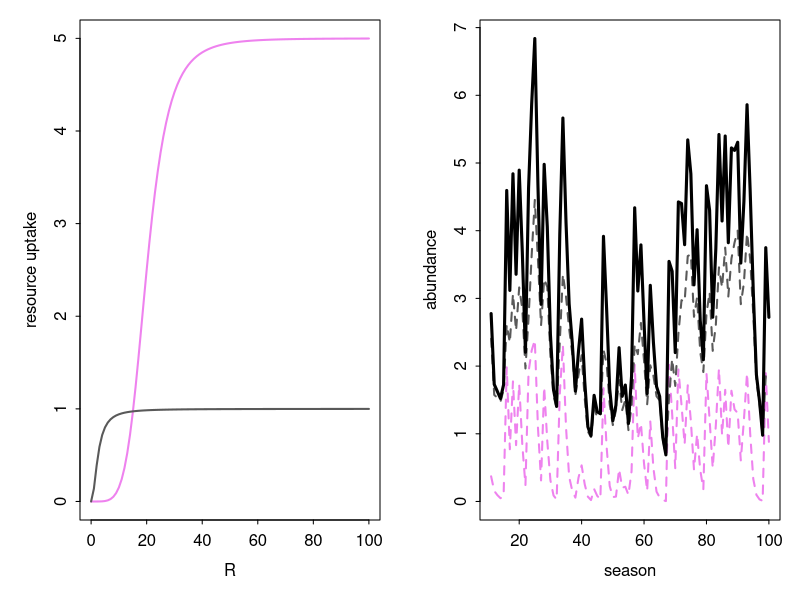

The R source for this figure:
##  Semi-discrete relative nonlinearity model of two species 
##    coexisting on one essential resource                

##  Authors:  Andrew Tredennick, Peter Adler, and Fred Adler
##  Email:    atredenn@gmail.com
##  Date:     3.19.2015
##  Update:   4.2.2015  -- Implements looping over odSolve for seasons.
##                      -- Makes resource uptake a Hill function, and a
##                         function that can be called within the model.
##                      -- Includes option for a temporally autocorrelated
##                         resource pulse function.
##                      -- Adds 'Rstart' variable to saved output to track
##                         initial condition of resource for each season.
##  Update:   4.8.2015  -- Adds allocation parameter (a) that continuously
##                         draws some fraction of live biomass (N) and allocates
##                         it to the dormant seed bank.
##  Update:   4.10.2015 -- Resource pulses happen within the season.
##                      -- Tracks average seasonal abundance as response.
##  Update:   4.24.2015 -- Changes Hill fxn parameters for quick difference
##                         in resource response curves. This leads to more
##                         stable coexistence and more even biomass splits.

##  MODEL DESCRIPTION
# Species "split" themselves between a dormant, low-mortaility stage (D) and 
# a higher mortality, high growth stage (N).
# The single resource is R.
# There are two sources of variability: an environmental cue that drives the
# storage effect, and resource variability.

# clear the workspace
rm(list=ls())
library('plyr')
library('ggplot2')
library('gridExtra')

####
#### Initial conditions, global variables, and parameters ------------------------
####
temporal_autocorrelation <- F       # turn temporal autocorrelation on(T)/off(F)
seasons <- 100                   # number of seasons to simulate
seasons_to_exclude <- 10           # initial seasons to exclude from plots
days_to_track <- 60               # number of days to simulate in odSolve
DNR <- c(D=c(1,1),N=c(1,1),R=10)    # initial conditions
Rmu <- 3                            # mean resource pulse (on log scale)
Rsd_annual <- 1.5                     # std dev of annual mean resource level
Rsd <- 0                            # std dev of resource pulses (on log scale)
sigE <- 3                           # environmental cue variability
rho <- 1                            # environmental cue correlation between species
parms <- list(
  r = c(5,1),                     # max growth rate for each species
  alpha = c(5,2),                 # rate parameter for Hill function 
  beta = c(20,2.5),                  # shape parameter for Hill function
  mN = c(0.5,0.5),                  # live biomass loss (mortality) rates 
  mD = c(0.01, 0.01),              # dormant biomass loss (mortality) rates
  a = c(0.5,0.5)                    # allocation fraction of live biomass to seed bank
)

####
#### Load relevant libraries ----------------------------------------
####
library(deSolve); library(mvtnorm)


####
#### Model function -------------------------------------------------
####
## Continuous model
updateDNR <- function(t, DNR, parms){
  with(as.list(c(DNR, parms)), {
    dD1dt = N1*a[1] - (mD[1]*D1)
    dD2dt = N2*a[2] - (mD[2]*D2)
    dN1dt = N1*(uptake_R(r[1], R, alpha[1], beta[1]) - mN[1] - a[1])
    dN2dt = N2*(uptake_R(r[2], R, alpha[2], beta[2]) - mN[2] - a[2])
    dRdt = -1 * ((dN1dt + mN[1]*N1) + (dN2dt + mN[2]*N2))
    list(c(dD1dt, dD2dt, dN1dt, dN2dt, dRdt)) #output
  })
}

##  Resource uptake function (Hill function)
uptake_R <- function(r, R, alpha, beta){
  return((r*R^alpha) / (beta^alpha + R^alpha))
}

## Discrete model
update_DNR <- function(t,DNR,gs){
  with (as.list(DNR),{
    g1 <- gs[1]
    g2 <- gs[2]
    N1 <- D1*g1
    N2 <- D2*g2
    D1 <- D1*(1-g1)
    D2 <- D2*(1-g2)
    R <- Rvector[t]
    return(c(D1, D2, N1, N2, R))
  })
}


####
#### Simulate model -----------------------------------------------------
####
days <- c(1:days_to_track)

# Get "germination" fractions for each year
getG <- function(sigE, rho, nTime){
  varcov <- matrix(c(sigE, rho*sigE, rho*sigE, sigE), 2, 2)
  e <- rmvnorm(n = nTime, mean = c(0,0), sigma = varcov)
  g <- exp(e) / (1+exp(e))
  return(g)
}

# Loop over seasons
nms <- names(DNR)
gVec <- getG(sigE = sigE, rho = rho, nTime = seasons)
gVec[] <- 1

if(temporal_autocorrelation==FALSE){
  Rvector <- rlnorm(seasons, Rmu, Rsd_annual)
}

if(temporal_autocorrelation==TRUE){
  if(Rsd != 0){
    Rvector <- filter(rlnorm(seasons,Rmu,Rsd), filter=rep(1,3), circular=TRUE)
  }
  if(Rsd == 0){
    Rvector <- rlnorm(seasons,Rmu,Rsd) 
  } 
}

# Reduce max R pulse
Rvector[which(Rvector>100)] <- 100

pulse_events <- matrix(nrow=seasons, ncol=days_to_track)
for(do_season in 1:seasons){
  pulse_events[do_season,] <- rlnorm(days_to_track, log(Rvector[do_season]), Rsd)
}
pulse_events[,] <- 0
save_seasons <- data.frame(time=NA,D1=NA,D2=NA,N1=NA,N2=NA,R=NA,Rstart=NA,season=NA)

for(season_now in 1:seasons){
  eventdat <- data.frame(var = rep("R", days_to_track),
                         time = 1:days_to_track,
                         value = pulse_events[season_now,],
                         method = rep("add", days_to_track))
  Rstart <- as.list(DNR)$R
  output <- as.data.frame(ode(y = DNR, times = days, 
                              func = updateDNR, parms = parms,
                              events = list(data = eventdat)))

  DNR <- as.numeric(output[nrow(output),nms])
  names(DNR) <- nms
  R_update <- Rvector[season_now]
  DNR <- update_DNR(season_now, DNR, gVec[season_now,])
  names(DNR) <- nms
  new_season <- as.data.frame(output)
  new_season$season <- season_now
  new_season$Rstart <- Rstart
  save_seasons <- rbind(save_seasons, new_season)
}


####
####  Make some plots ----------------------------------
####
#take out first couple seasons
save_seasons <- subset(save_seasons, season>seasons_to_exclude)
# matplot(seq_along(along.with = save_seasons$time), 
#         save_seasons[,c("N1","N2")], type="l")

#plot just average abundance by season
mean_of_season <- ddply(save_seasons, .(season), summarise,
                       mean_N1 = mean(N1),
                       mean_N2 = mean(N2),
                       mean_D1 = mean(D1),
                       mean_D2 = mean(D2))
par(mfrow=c(1,2),mar=c(4,4,1,1),tcl=-0.2,mgp=c(2,0.5,0))
R <- seq(0,100,1)
out_r <- matrix(ncol=2, nrow=length(R))
alpha <- parms$alpha
beta <- parms$beta
for(i in 1:nrow(out_r)){
  out_r[i,1] <- uptake_R(parms$r[1], R[i], alpha[1], beta[1])
  out_r[i,2] <- uptake_R(parms$r[2], R[i], alpha[2], beta[2])
}
matplot(R, out_r, type="l", col=c("violet", "grey35"), lty=c(1,1), lwd=2,
        ylab = "resource uptake")
seasonal_total <- apply(mean_of_season[,c("mean_N1","mean_N2")], 1, sum)
matplot(mean_of_season$season, mean_of_season[,c("mean_N1","mean_N2")], 
        type="l", xlab="season", ylab="abundance", ylim=c(0, max(seasonal_total,na.rm=TRUE)),
        col=c("violet", "grey35"), lty=c(2,2), lwd=c(2,2))
lines(mean_of_season$season, seasonal_total, lwd=3, lty=1)





# ####
# ####  Publication quality example plots
# ####
# plot_df <- data.frame(season = rep(mean_of_season$season,3),
#                       seed_abundance = c(mean_of_season[,c("mean_N1")],
#                                          mean_of_season[,c("mean_N2")],
#                                          seasonal_total),
#                       variable = c(rep("Spp A", times=nrow(mean_of_season)),
#                                    rep("Spp B", times=nrow(mean_of_season)),
#                                    rep("Total", times=nrow(mean_of_season))))
# 
# time_series_plot <- ggplot(plot_df, aes(x=season, y=seed_abundance, 
#                                         color=variable, size=variable,
#                                         linetype=variable))+
#   geom_line()+
#   scale_color_manual(values=c("violet", "grey35", "black"), name="")+
#   scale_size_manual(values=c(1,1,2), name="")+
#   scale_linetype_manual(values=c(2,2,1))+
#   guides(linetype=FALSE, size=FALSE, color=FALSE)+
#   ylab("seed abundance")+
#   theme_bw()
# 
# resource_df <- data.frame(resource = R,
#                           uptake = c(out_r[,1], out_r[,2]),
#                           variable = c(rep("sppA", nrow(out_r)),
#                                        rep("sppB", nrow(out_r))))
# resource_plot <- ggplot(resource_df, aes(x=resource, y=uptake,color=variable))+
#   geom_line(size=1.5)+
#   geom_hline(aes(yintercept=parms$mN[1]), linetype=2)+
#   scale_color_manual(values=c("violet", "grey35", "black"), name="")+
#   guides(color=FALSE)+
#   ylab("resource uptake")+
#   xlab("resource level (R)")+
#   theme_bw()
# final_plot <- grid.arrange(resource_plot, time_series_plot, ncol=2)
# print(final_plot)

# matplot(mean_of_season$season, mean_of_season[,c("mean_D1","mean_D2")],
#         type="l", xlab="season", ylab="abundance")
# plot(N1 ~ Rstart, end_seasons)
# plot(N2 ~ Rstart, end_seasons)
# plot(N1 ~ N2, end_seasons)

#Plot the resource uptake function
# R <- seq(0,100,1)
# out_r <- matrix(ncol=2, nrow=length(R))
# alpha <- c(10,10)
# beta <- c(50,50)
# for(i in 1:nrow(out_r)){
#   out_r[i,1] <- uptake_R(5, R[i], alpha[1], beta[1])
#   out_r[i,2] <- uptake_R(5, R[i], alpha[2], beta[2])
# }
# matplot(R, out_r, type="l")

#Plot histograms of resource supply rates at different sigRs
# sigR <- seq(0,1,0.25)
# par(mfrow=c(2,3))
# for(i in 1:length(sigR)){
#   hist(rlnorm(100,2,sigR[i]))
# }
# plot(filter(rlnorm(100,2,1), filter=rep(1,3), circular=TRUE))
# 
# R <- seq(0,100,1)
# out_r <- matrix(ncol=2, nrow=length(R))
# alpha <- c(10,0.5)
# beta <- c(50,2500)
# for(i in 1:nrow(out_r)){
#   out_r[i,1] <- uptake_R(10, R[i], alpha[1], beta[1])
#   out_r[i,2] <- uptake_R(10, R[i], alpha[2], beta[2])
# }
# matplot(R, out_r, type="l")
